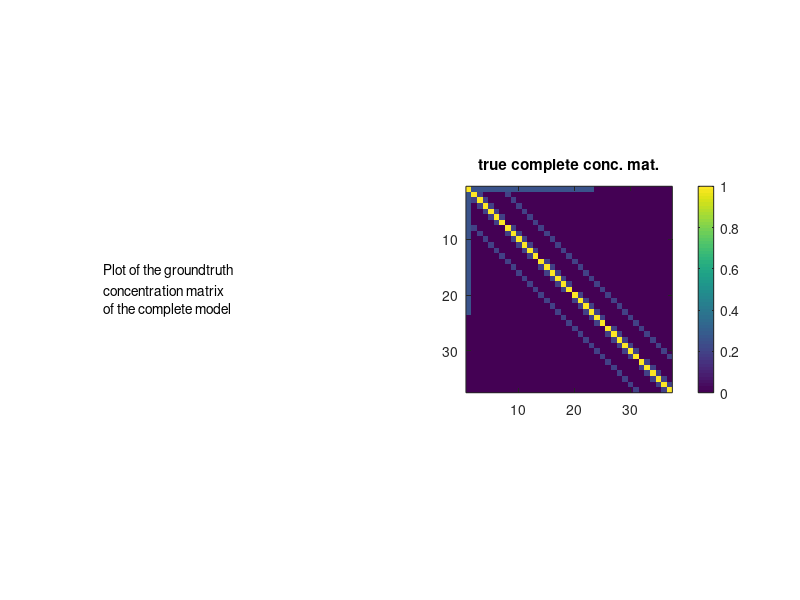
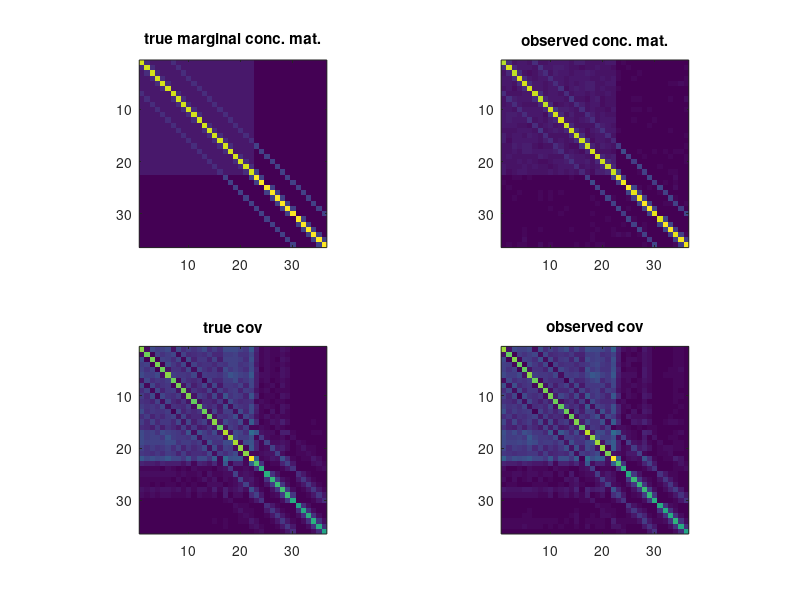

Write MATLAB code to recreate these figures, in order.
% Toy example
% one latent variable 50%, on grid

clear all; clc;

d=6;
pl=1;
po=d^2;
n=200*po;


pt=pl+po;
density=.6;
pb= round(po*density);
grid=eye(d); %grid of correlations
corr=eye(po);
c=.2;

% %%latent component
clo=1.2/sqrt(pb);
ul=ones(pb,1)*clo;
% clo=1/sqrt(pb);
% ul=clo*(rand(pb,1)+.5);

for i=1:d
    for j=1:d
        idx = (j-1)*d+i;
        if i>1
            corr(idx,idx-1)=c;
            corr(idx-1,idx)=c;
        end
        if i<d
            corr(idx,idx+1)=c;
            corr(idx+1,idx)=c;
        end
        if j>1
            corr(idx,idx-d)=c;
            corr(idx-d,idx)=c;
        end
        if j<d
            corr(idx,idx+d)=c;
            corr(idx+d,idx)=c;
        end
    end
end

% figure(1); clf;
% imagesc(corr);
% pbaspect([1 1 1]);

corr_all= zeros(1+po,1+po);
corr_all(1,1)=1;
corr_all(2:end,2:end)=corr;
corr_all(2:pb+1,1)=ul;
corr_all(1,2:pb+1)=ul';
figure(1); clf;
imagesc(corr_all);
pbaspect([1 1 1]);

%%
Dfull=corr_all;
Doo=corr;
Dol=corr_all(2:end,1);
Dmargo=Doo-Dol*Dol';


%%
descr = {'Plot of the groundtruth '
    'concentration matrix';
    'of the complete model'};

figure(1);clf;
subplot(1,2,1)
axis off;
text(0,.5,descr)
pbaspect([1 1 1]);
subplot(1,2,2)
imagesc(abs(Dfull));
colorbar;
pbaspect([1 1 1]);
title('true complete conc. mat.');

if eigs(Dfull,1,'sa')<0
    error('The conceptration matrix of the complete model is not PSD \n')
end
if eigs(Dmargo,1,'sa')<0
    error('Dmargo matrix of the complete model is not PSD \n')
end

%% sampling data
mu=zeros(1,pt); % vector of means
Xfull=mvnrnd(mu, inv(Dfull), n)';
X=Xfull((pl+1):pt,:);
S=cov(X');
% S=inv(Dmargo);

%%
nnz=sum(Doo(:)~=0);
Z1_star=-Doo;
Z2_star=Dol*Dol';
grad=S*(Z1_star+Z2_star)*S+S;
grad=.5*(grad+grad');
grad_op=abs(eigs(grad,1,'lm'));
grad_inf=max(abs(grad(:)));
xsi_Z2=2/pb;
mu_Z1=nnz/(po*po);
gamma_inf=xsi_Z2/(1-4*mu_Z1*xsi_Z2);
gamma_sup=(1-3*mu_Z1*xsi_Z2)/mu_Z1;
c_inf=max(grad_inf/gamma_inf,grad_op);


%% plotting

figure(2);clf;
subplot(2,2,1);
imagesc(abs(Dmargo));
pbaspect([1 1 1]);
title('true marginal conc. mat.');
subplot(2,2,2);
imagesc(abs(inv(S)));
pbaspect([1 1 1]);
title('observed conc. mat.');
subplot(2,2,3);
imagesc(abs(inv(Dmargo)));
pbaspect([1 1 1]);
title('true cov');
subplot(2,2,4);
imagesc(abs(S));
pbaspect([1 1 1]);
title('observed cov');


 

